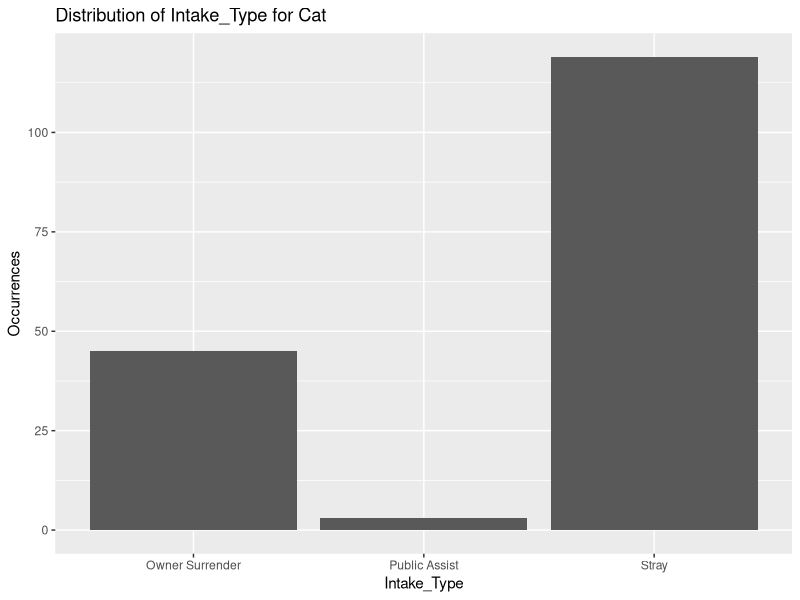
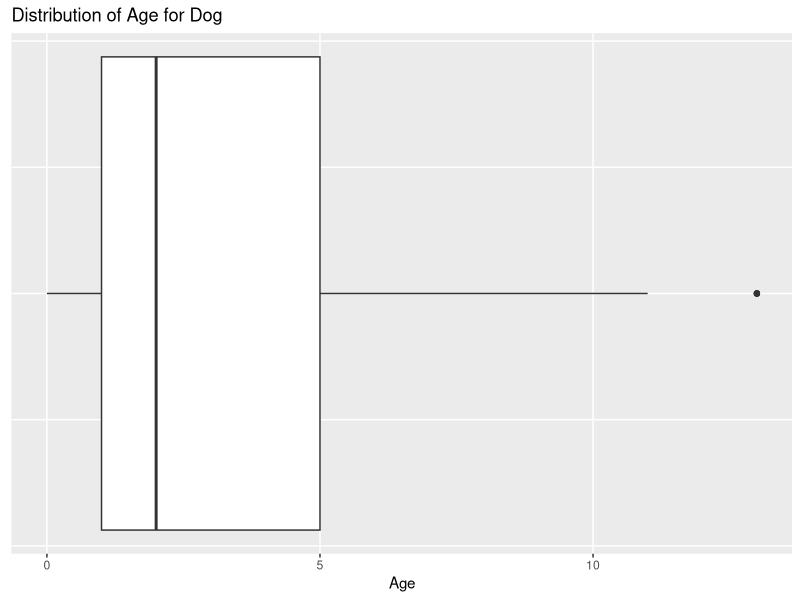
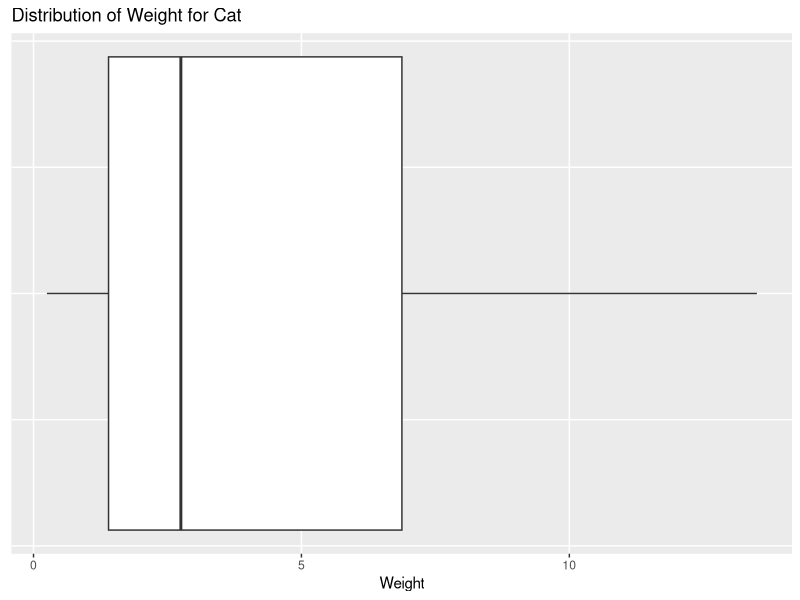
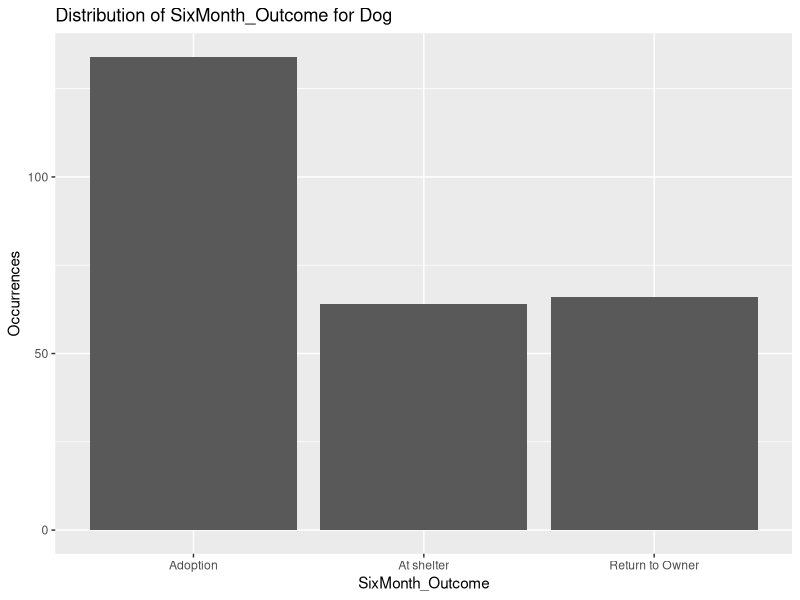

These charts were generated, in order, by the following R code:
## ---- chunk 1
library(tidyverse)
shelter <- read.csv("Homework7_APA.csv")
## ---- chunk 2
for (variable in names(shelter)) {
  if (is.numeric(shelter[[variable]])) {
    mean <- round(mean(shelter[[variable]]), 2)
    std_dev <- round(sd(shelter[[variable]]), 2)
    cat("Mean of", variable, ":", mean, "| ")
    cat("Standard Deviation of", variable, ":", std_dev, "\n")
  }
}
## ---- chunk 3
for (variable in names(shelter)) {
  if (variable != "Impound_No") {
    if (is.character(shelter[[variable]])) {
      cat(variable, "\n----------------")
      print(table(shelter[[variable]]))
      cat("\n")
    }
  }
}
## ---- chunk 4
analysis <- function(animal, var) {
  animal_set <- shelter |>
    group_by(Species) |>
    filter(Species == animal)
  
  base <- ggplot(animal_set)
  
  for (v in names(shelter)) {
    if (var == v) {
      if (is.numeric(animal_set[[var]])) {
        print(summary(animal_set[[var]]))
        return (
          base + 
          geom_boxplot(aes(x = !!sym(var))) +
          labs(title = paste("Distribution of", var, "for", animal), x = var) + 
          theme(axis.text.y = element_blank(), 
                axis.ticks.y = element_blank(), 
                panel.grid.minor = element_blank())
        )
      }
      else if (is.character(animal_set[[var]])) {
        ordered_set <- animal_set |>
          count(animal_set[[var]]) |>
          arrange(desc(n))
        
        print(table(animal_set[[var]]))
        
        counts = length(animal_set[[var]])
        lowest = tail(ordered_set, 1)[2]
        lowest_occ = as.numeric(tail(ordered_set, 1)[3])
        lowest_percent = round(lowest_occ/counts * 100, 2)
        most = head(ordered_set, 1)[2]
        most_occ = as.numeric(head(ordered_set, 1)[3])
        most_percent = round(most_occ/counts * 100, 2)
        print(paste("Lowest occurrences was with |", lowest, "| having", lowest_occ, "occurrences, or",
                    lowest_percent, "percent"))
        print(paste("Most occurrences was with |", most, "| having", most_occ, "occurrences, or",
                    most_percent, "percent"))
        return (
          base +
            geom_bar(aes(x = !!sym(var))) +
            labs(title = paste("Distribution of", var, "for", animal), x = var, y = "Occurrences")
        )
      }
    }
  }
}
## ---- chunk 5
analysis("Cat", "Intake_Type")          # categorical test for cats
analysis("Dog", "Age")                  # numerical test for dogs
analysis("Cat", "Weight")               # numerical test for cats
analysis("Dog", "SixMonth_Outcome")     # categorical test for dogs
analysis("Cat", "NotAColumn")           # testing of a non-existent column
